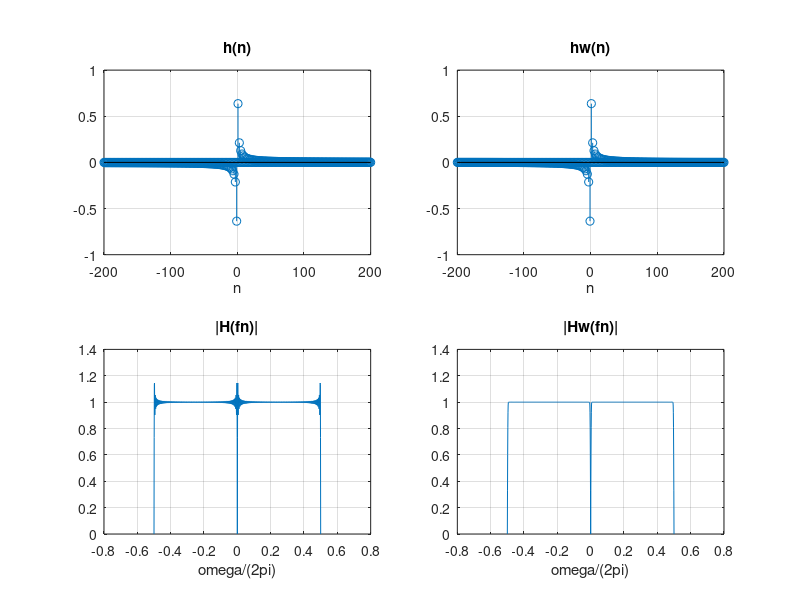
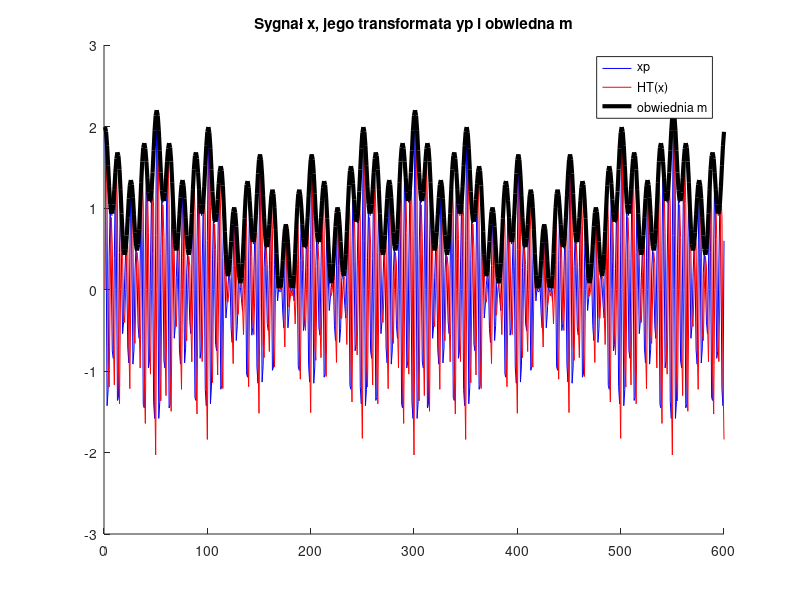
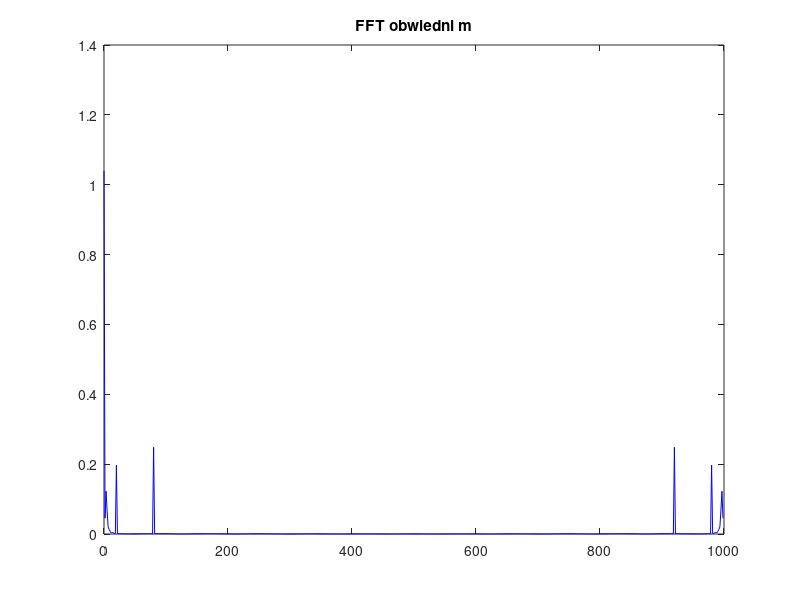

MATLAB code for these plots, in order: (Note: this script raises an error after producing the figures.)
close all; clear all;

% m(t) = 1 + A1*cos(2*π*f1*t)+ A2 cos(2*π*f2*t)+ A3*cos(2*π*f3*t)

%% Pobranie próbek syganału "x" z pliku

load('lab08_am.mat');
x = s8;
Nx = length(x);

%% Wyznaczenie odpowiedzi impulsowej h(n)

fs = 1000;
fc = 200;
t = 1;

M = 200;  
N = 2*M+1;      % szerokość filtra

h = @(n) 2*(sin(pi*n/2)).^2 .* (1./(pi*n));   % wzór na odpowiedź impulsową filtra Hilberta

n = -M:M;   % zakres próbek dla filtra nieprzyczynowego 
h = h(n);
h(M+1) = 0;    % wyliczona odpowiedź impulsowa filtra Hilberta

%% Mnożenie odpowiedzi impulsowej filtra Hilberta przed okno Blackmana

w = blackman(N);
w = w';
hw = h .* w;    % odpowiedź impulsowa hw filtra nieprzyczynowego

%% Widmo fouriera odpowiedzi impulsowej hw filtra Hilberta

f1 = -fs/2:fs/2;
% n = 0:N-1 % dla filtra przyczynowego

for k = 1:length(f1)
    omega(k) = 2*pi*f1(k)/fs;
    H(k) = sum(h .* exp(-j*omega(k)*n));
    Hw(k) = sum(hw .* exp(-j*omega(k)*n));
    
end

omega_n = omega/(2*pi);     % znormalizowana omega

figure(1);
set(figure(1),'units','points','position',[0,0,1440,750]);
subplot(2,2,1);
stem(n,h); grid; title('h(n)'); xlabel('n');
subplot(2,2,2);
stem(n,hw); grid; title('hw(n)'); xlabel('n'); 
subplot(2,2,3);
plot(omega_n,abs(H)); grid; title('|H(fn)|'); xlabel('omega/(2pi)'); 
subplot(2,2,4);
plot(omega_n,abs(Hw)); grid; title('|Hw(fn)|'); xlabel('omega/(2pi)');

%% Filtracja z pomocą odpowiedzi impulsowej filtra Hilberta hw

y = conv(x,hw);
yp = y(N:Nx);   % odcięcie stanów przejściowych (po N-1 próbek) z przodu sygnału y(n), sygnał przefiltorwany filtrem hilberta
xp = x(M+1:Nx-M);   % odcięcie tych próbek z x(n), dla których nie ma poprawnych odpowiedników w y(n), sygnał wchodzacy na filtr hilberta
m = sqrt(xp.^2 + yp.^2);  % obwiednia to pierwiastek z sumy kwadratów sygnałów xp i jego transformacji Hilberta yp

z = xp + j*yp;  % syganł analityczny
Nxp = length(xp);


figure('Name','Sygnał xp i jego transformata Hilberta yp oraz obwiednia m');
set(figure(2),'units','points','position',[0,0,1440,750]);
hold on;
plot(xp,'b'); 
plot(yp,'r');
plot(m,'k','LineWidth', 3); 
title('Sygnał x, jego transformata yp i obwiedna m')
legend('xp','HT(x)','obwiednia m');
hold off;


%% Transformacja Fouriera obwiedni m

FFT_m = fft(m)/length(m);    % transformata fouriera obwiedni
f2 = (0:length(m)-1)*fs/length(m);  % skalownie częstoliwości na podstawie wiedzy w jaki sposób jest liczone fft(m) (lab_3)

figure('Name','FFT obwiedni m')
set(figure(3),'units','points','position',[0,0,1440,750]);;
plot(f2,abs(FFT_m(1:length(m))),'b');
title('FFT obwiedni m');

%% Analiza widma obwiedni m

[pks, locs] = findpeaks(abs(FFT_m(1:length(m)/2)), f2(1:length(m)/2), 'SortStr','descend');

f_1 = locs(1); f_2=locs(2); f_3=locs(3);
A1 = pks(1);  A2=pks(2);  A3=pks(3);
A = abs(z);

%% Próba odtworzenia sygnału modulującego (obwiedni m) na podstawie wyników analizy widma obwiedni m

t_samples = 0:1/fs:t;
m_recreate = 1 + A1*cos(2*pi*f_1*t_samples) + A2*cos(2*pi*f_2*t_samples) + A3*cos(2*pi*f_3*t_samples);     % odtworzony sygnał modulujący 
m_recreate = m_recreate(M+1:Nx-M);   % odcinamy próbki ponieważ obwiedni m też posrednio zostały odcięte próbki poprzez obcięcie próbek w xp i yp

m_recreateA = A;

figure('Name','Sygnał m(t) z pliku po filtrze Hilberta oraz sygnał mrecreate(t)');
set(figure(4),'units','points','position',[0,0,1440,750]);
hold on;
plot(m,'b');
plot(m_recreate,'r');
plot(m_recreateA,'g');
%plot(abs(HT(M:end)),'k');
title('Porównanie sygnałów modulujących m, mrecreate, mrecreateA');
legend('m','mrecreate', 'mrecreateA'); 
hold off;

%% Sygnał x z pliku zmodulowany vs Sygnał xr rekonstruowany i zmodulowany
x_carrier = sin(2*pi*fc*t_samples);          % nośna z treści
x_carrier = x_carrier(M+1:Nx-M);          % odcięcie próbek
x_recreate = x_carrier.*m_recreate;                  % sygnał zmodulowany po odtworzeniu
x_recreateA = x_carrier.*m_recreateA;

figure('Name','Sygnał x wczytany z pliku oraz sygnał xrecreate');
set(figure(5),'units','points','position',[0,0,1440,750]);
hold on;
plot(xp,'r');
plot(x_recreate,'b');
plot(x_recreateA, 'g');

title('Porównanie sygnałów x i xrecreate');
legend('x  - sygnał zmodulowany, wczytany ','xrecreate - sygnał zmodulowany, rekonstr.', 'xrecreateA');
hold off;







